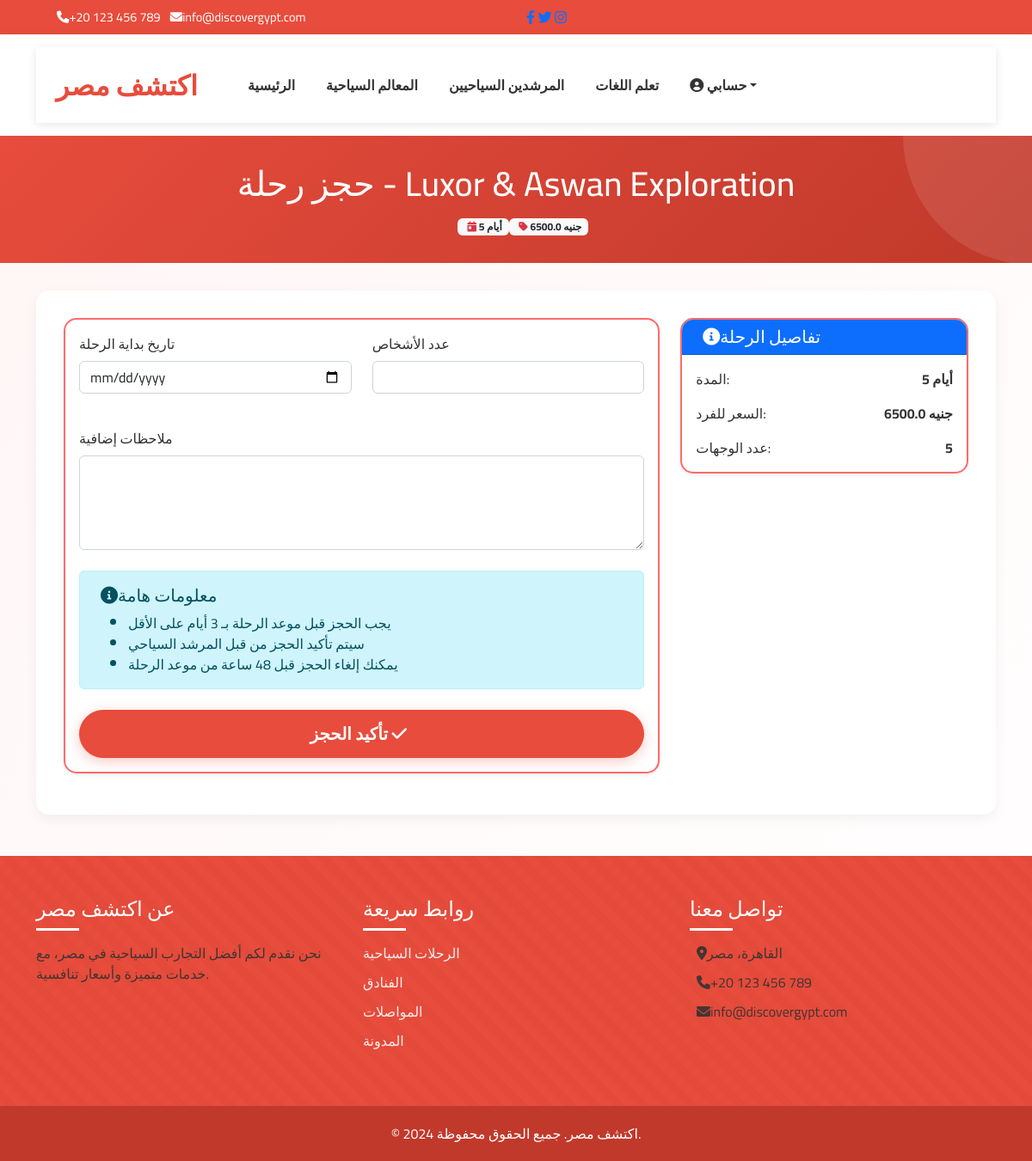
The app's page /tourist/book_tour/1 (signed in) with its own data.
### models.py (models this page shows)
class TourPlan(db.Model):
    id = db.Column(db.Integer, primary_key=True)
    title = db.Column(db.String(200), nullable=False)
    title_ar = db.Column(db.String(200), nullable=True)
    description = db.Column(db.Text, nullable=False)
    description_ar = db.Column(db.Text, nullable=True)
    duration = db.Column(db.Integer, nullable=False)  # Duration in days
    price = db.Column(db.Float, nullable=False)
    created_at = db.Column(db.DateTime, default=datetime.utcnow)
    image_url = db.Column(db.String(200), nullable=True)
    destinations = db.relationship('TourPlanDestination', backref='tour_plan', lazy='dynamic', cascade='all, delete-orphan')
    bookings = db.relationship('TourBooking', backref='tour_plan', lazy='dynamic')

### routes.py (the view, shortened to what this page needs)
@main.route('/tourist/book_tour/<int:plan_id>', methods=['GET', 'POST'])
@login_required
def book_tour(plan_id):
    if not current_user.is_tourist:
        flash('You need to register as a tourist to book tours.', 'warning')
        return redirect(url_for('main.tour_plan_detail', plan_id=plan_id))
    plan = TourPlan.query.get_or_404(plan_id)
    form = TourBookingForm()
    return render_template('tourist/book_tour.html',
                          title=f'Book Tour: {plan.title}',
                          plan=plan,
                          form=form)

### forms.py
class SearchForm(FlaskForm):
    q = StringField('Search', validators=[DataRequired()])
    submit = SubmitField('Search')

class TourBookingForm(FlaskForm):
    start_date = StringField('Start Date', validators=[DataRequired()])
    number_of_people = IntegerField('Number of People', validators=[DataRequired(), NumberRange(min=1)])
    notes = TextAreaField('Additional Notes')
    submit = SubmitField('Book Tour')

### routes.py (called while the page is built)
def get_locale():
    if 'language' in session:
        return session['language']
    return 'en'

@main.before_app_request
def before_request():
    g.locale = str(get_locale())
    g.search_form = SearchForm()
    g.count_reviews_by_rating = count_reviews_by_rating

### templates/tourist/book_tour.html (shortened to what this page needs)
{% extends "base.html" %}
{% block content %}
<section class="page-header">
    <div class="container text-center">
        <h1 class="mb-3">{{ _('حجز رحلة') }} - {{ plan.title }}</h1>
        <div class="d-flex justify-content-center align-items-center">
            <span class="badge bg-light text-dark me-3"><i class="fas fa-calendar-day text-danger me-1"></i> {{ plan.duration }} {{ _('أيام') }}</span>
            <span class="badge bg-light text-dark"><i class="fas fa-tag text-danger me-1"></i> {{ plan.price }} {{ _('جنيه') }}</span>
        </div>
    </div>
</section>
<div class="container">
    <div class="content-section">
        <div class="row">
            <div class="col-lg-8">
                <div class="card shadow-sm">
                    <div class="card-body">
                        <form method="POST" class="booking-form">
                            <div class="row mb-4">
                                <div class="col-md-6">
                                    <div class="form-group mb-3">
                                        <label class="form-label">{{ _('تاريخ بداية الرحلة') }}</label>
                                        {{ form.start_date(class="form-control", type="date") }}
                                    </div>
                                </div>
                                <div class="col-md-6">
                                    <div class="form-group mb-3">
                                        <label class="form-label">{{ _('عدد الأشخاص') }}</label>
                                        {{ form.number_of_people(class="form-control") }}
                                    </div>
                                </div>
                            </div>
                            <div class="form-group mb-4">
                                <label class="form-label">{{ _('ملاحظات إضافية') }}</label>
                                {{ form.notes(class="form-control", rows="4") }}
                            </div>
                            <div class="alert alert-info mb-4">
                                <h5 class="alert-heading"><i class="fas fa-info-circle me-2"></i>{{ _('معلومات هامة') }}</h5>
                                <ul class="mb-0">
                                    <li>{{ _('يجب الحجز قبل موعد الرحلة بـ 3 أيام على الأقل') }}</li>
                                    <li>{{ _('سيتم تأكيد الحجز من قبل المرشد السياحي') }}</li>
                                    <li>{{ _('يمكنك إلغاء الحجز قبل 48 ساعة من موعد الرحلة') }}</li>
                                </ul>
                            </div>
                            <button type="submit" class="btn btn-primary btn-lg w-100">
                                {{ _('تأكيد الحجز') }} <i class="fas fa-check ms-2"></i>
                            </button>
                        </form>
                    </div>
                </div>
            </div>
            <div class="col-lg-4">
                <div class="card shadow-sm mb-4">
                    <div class="card-header bg-primary text-white">
                        <h5 class="mb-0"><i class="fas fa-info-circle me-2"></i>{{ _('تفاصيل الرحلة') }}</h5>
                    </div>
                    <div class="card-body">
                        <div class="d-flex justify-content-between mb-3">
                            <span>{{ _('المدة') }}:</span>
                            <strong>{{ plan.duration }} {{ _('أيام') }}</strong>
                        </div>
                        <div class="d-flex justify-content-between mb-3">
                            <span>{{ _('السعر للفرد') }}:</span>
                            <strong>{{ plan.price }} {{ _('جنيه') }}</strong>
                        </div>
                        <div class="d-flex justify-content-between">
                            <span>{{ _('عدد الوجهات') }}:</span>
                            <strong>{{ plan.destinations.count() }}</strong>
                        </div>
                    </div>
                </div>
            </div>
        </div>
    </div>
</div>
{% endblock %}

### templates/base.html (style rules this page uses)
:root { --primary-red: #e74c3c; --secondary-red: #c0392b; --light-red: #ff6b6b; --white: #ffffff; --off-white: #fff5f5; --light-gray: #f8d7da; --gold: #ffd700; }
body { font-family: 'Cairo', sans-serif; background: linear-gradient(135deg, var(--off-white) 0%, var(--white) 100%); color: #333; overflow-x: hidden; }
.btn-primary { background-color: var(--primary-red); border-color: var(--primary-red); padding: 12px 30px; font-weight: 600; border-radius: 50px; box-shadow: 0 4px 15px rgba(231, 76, 60, 0.3); transition: all 0.3s; }
section { padding: 3rem 0; }
.card { border: none; border-radius: 15px; overflow: hidden; box-shadow: 0 5px 15px rgba(0,0,0,0.05); transition: all 0.3s; margin-bottom: 1rem; border: 2px solid var(--light-red); }
.page-header { background: linear-gradient(135deg, var(--primary-red) 0%, var(--secondary-red) 100%); color: white; padding: 2rem 0; margin-bottom: 2rem; position: relative; overflow: hidden; }
.page-header h1 { position: relative; z-index: 2; }
.page-header::before { content: ''; position: absolute; width: 300px; height: 300px; background: rgba(255, 255, 255, 0.1); border-radius: 50%; top: -150px; right: -150px; z-index: 1; }
.content-section { background: var(--white); border-radius: 15px; padding: 2rem; margin-bottom: 2rem; box-shadow: 0 5px 15px rgba(0,0,0,0.05); }

### records on screen
TourPlan: title "Luxor & Aswan Exploration", duration "5", price "6500.0"

### other values on screen
{{ plan.destinations.count() }} "5"
